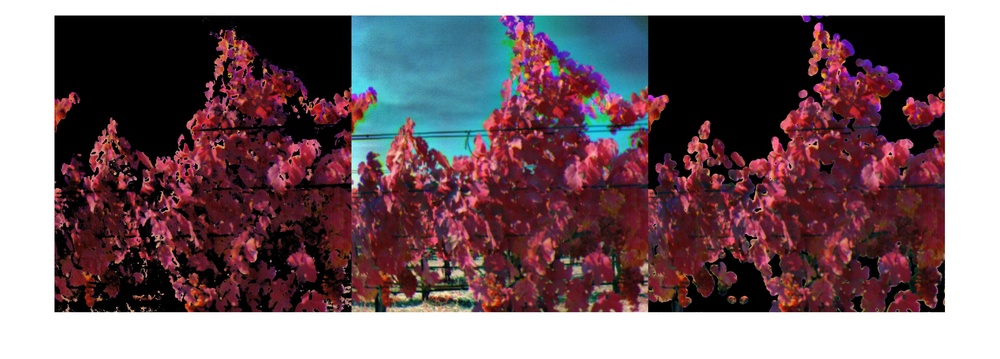
%> input picture tripodAnalysis/Segmentation Test/compare2.jpg, 1000 x 359 px, shrunk from 3450 x 1238 before the run
$ octave --eval "result = segmentImage(imread('../Segmentation Test/compare2.jpg'));"   (GNU Octave 9; MATLAB toolbox functions it lacks are replaced by stand-ins)
%> lines starting %> are read from the running program, lines starting %| are printed output that depends on the picture; in (x1, y1, x2, y2) boxes, pixels count from 0 and x2, y2 are one past the last pixel; in counts of white or black regions, pixels touching at a corner belong together; the program's own positions count from 1
function [BW,maskedImage] = segmentImage(RGB)
%segmentImage Segment image using auto-generated code from imageSegmenter app
%  [BW,MASKEDIMAGE] = segmentImage(RGB) segments image RGB using
%  auto-generated code from the imageSegmenter app. The final segmentation
%  is returned in BW, and a masked image is returned in MASKEDIMAGE.

% Auto-generated by imageSegmenter app on 17-Jul-2021
%----------------------------------------------------


% Convert RGB image into L*a*b* color space.
X = rgb2lab(RGB);
%> X: size 359x1000x3 double; mean of channels 1, 2, 3 42.7, 11.3, 2.3

% Auto clustering
s = rng;
rng('default');
L = imsegkmeans(single(X),2,'NumAttempts',2);
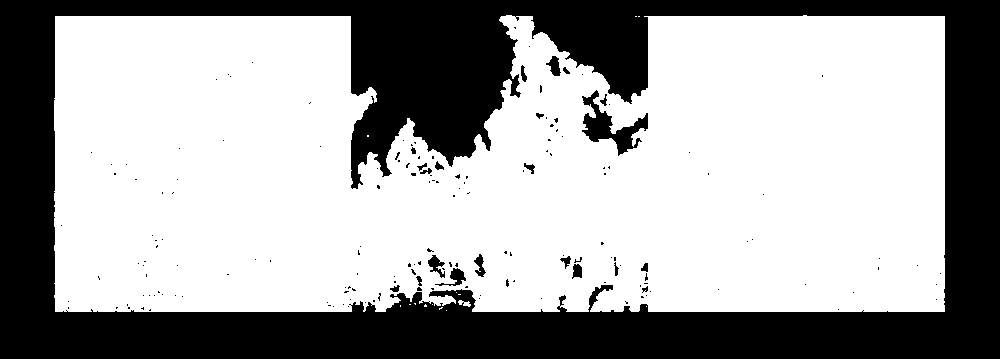
%> L: size 359x1000 uint8; values 1 (black) and 2 (white), 64.7% white; 170 black regions (148 under 20 px), largest, box (x1, y1, x2, y2) and area: (0, 0, 1000, 359) 123429, (582, 90, 648, 156) 1456, (435, 268, 466, 286) 201
rng(s);
BW = L == 2;

%TO DO:
%logical rule based on Region of focus of image
% if majority of pixels belong to same cluster of value 0, then invert

% Invert mask
%BW = imcomplement(BW);

% Fill holes
BW = imfill(BW, 'holes');
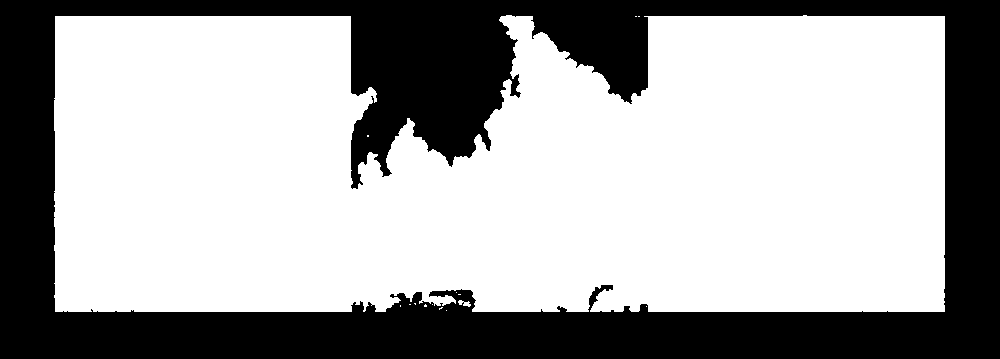
%> BW: size 359x1000 logical; 65.6% white; 1 black region, box (x1, y1, x2, y2) and area: (0, 0, 1000, 359) 123375

% Erode mask with disk
radius = 6;
decomposition = 0;
se = strel('disk', radius, decomposition);
BW = imerode(BW, se);
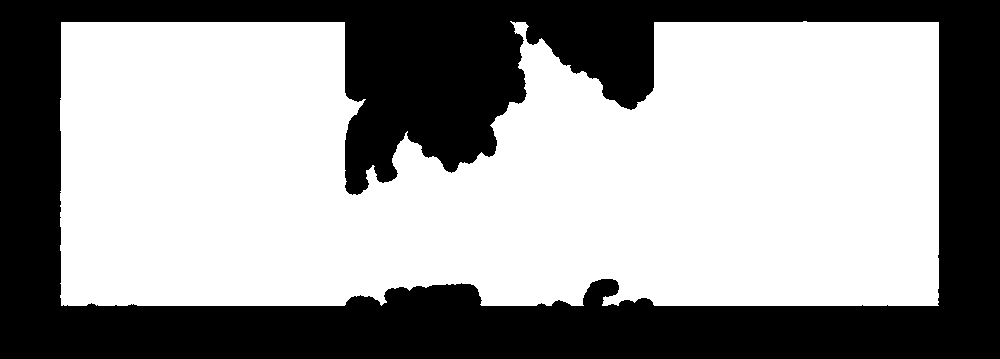
%> BW: size 359x1000 logical; 60.1% white; 1 black region, box (x1, y1, x2, y2) and area: (0, 0, 1000, 359) 143230

% Create masked image.
maskedImage = RGB;
%> maskedImage is the input picture: size 359x1000x3 uint8; mean R, G, B 119.5, 97.8, 103.8
maskedImage(repmat(~BW,[1 1 3])) = 0;
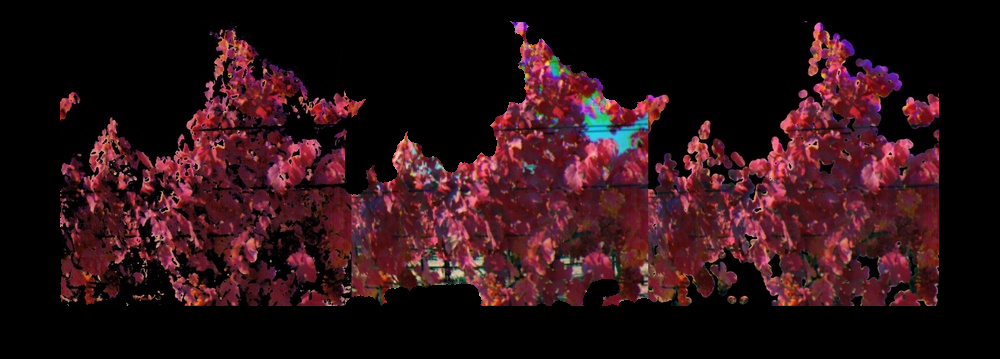
%> maskedImage: size 359x1000x3 uint8; mean R, G, B 42.9, 17.3, 21.5
end
